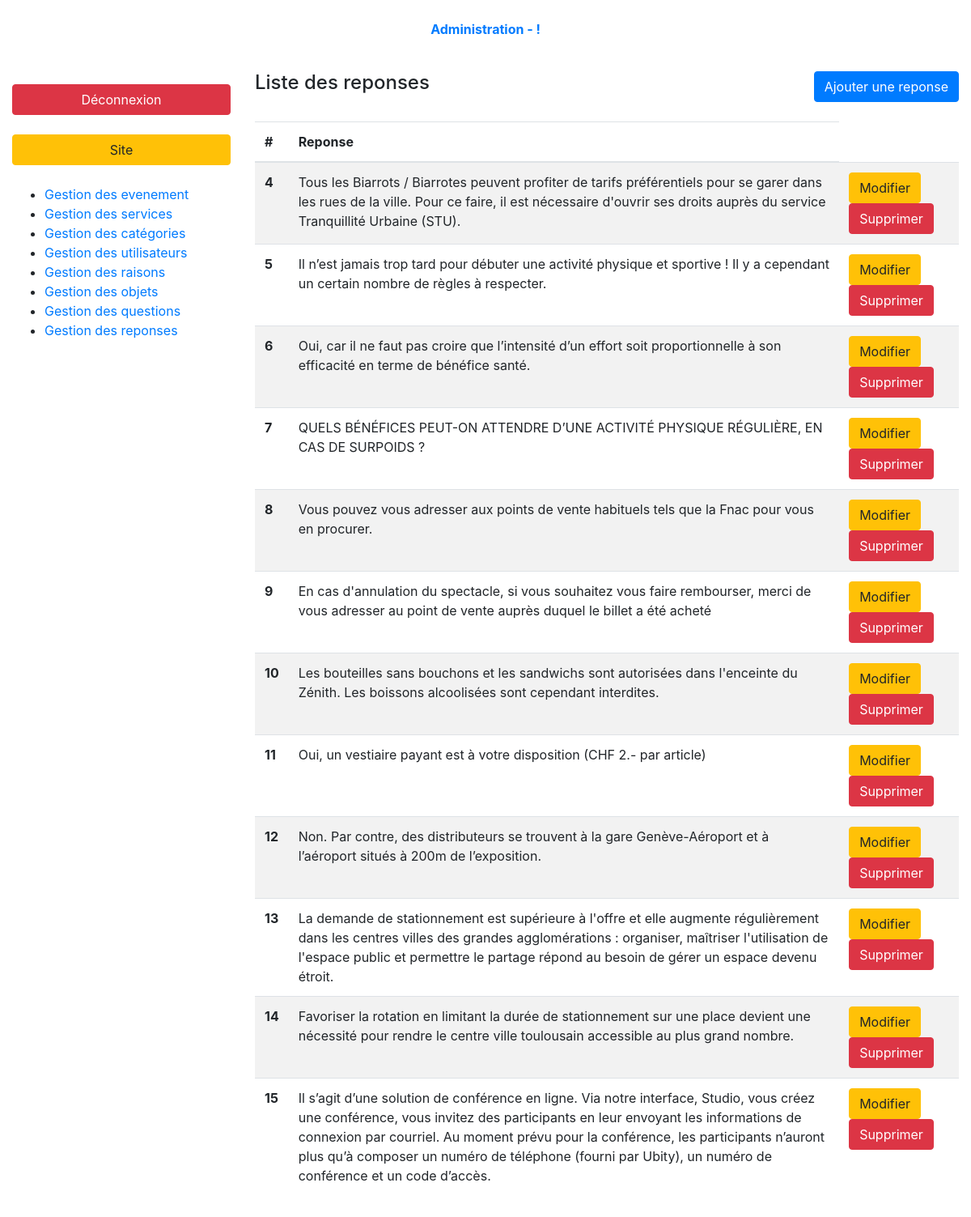
The page /index.php?page=admin-responses-list (signed in) on the database its author committed.
### tables this page shows
CREATE TABLE `faq_answers` (
  `id` int(10) UNSIGNED NOT NULL,
  `answer` text NOT NULL,
  `question_id` int(10) UNSIGNED NOT NULL
);

### controller/backend/responses.php (called while the page is built, shortened)
<?php
require_once ('././model/responses.php');
function responsesList(){
    $responses = getResponses(FALSE);
    require_once './views/backend/responsesList.php';
}

### model/responses.php (called while the page is built, shortened)
<?php
function getResponses($responseId = FALSE)
{
    $db = dbConnect();
    $queryString = 'SELECT *';
    $queryString .= ' FROM faq_answers';
    $query = $db->prepare($queryString);
    if (!$responseId){
        $query->execute();
        return $query->fetchAll();
    }
    else{
        $query->execute(['id' => $responseId]);
        return $query->fetch(PDO::FETCH_ASSOC);
    }
}

### views/backend/responsesList.php (the view, shortened to what this page needs)
<div class="container-fluid">
    <?php require '././partials/backend/header.php'; ?>
    <div class="row my-3 index-content">
        <?php require '././partials/backend/nav.php'; ?>
        <section class="col-9">
            <header class="pb-4 d-flex justify-content-between">
                <h4>Liste des reponses</h4>
                <a class="btn btn-primary" href="index.php?page=admin-responses-form">Ajouter une reponse</a>
            </header>
            <table class="table table-striped">
                <thead>
                <tr>
                    <th>#</th>
                    <th>Reponse</th>
                </tr>
                </thead>
                <tbody>
                <?php foreach($responses as $response): ?>
                    <tr>
                        <th><?= $response['id'];?></th>
                        <td><?= $response['answer'];?></td>
                        <td>
                            <a href="index.php?page=admin-responses-form&response-id=<?= $response['id'];?>&action=edit" class="btn btn-warning">Modifier</a>
                            <a onclick="return confirm('Are you sure?')" href="index.php?page=admin-responses-list&response-id=<?= $response['id'];?>&action=delete" class="btn btn-danger">Supprimer</a>
                        </td>
                    </tr>
                <?php endforeach; ?>
                </tbody>
            </table>
        </section>
    </div>
</div>
<?php require 'layout.php'; ?>

### rows shown on the page
faq_answers: id "4", answer "Tous les Biarrots / Biarrotes peuvent profiter de tarifs préférentiels pour se garer dans les rues de la ville. Pour ce faire, il est nécessaire d'ouvrir ses droits auprès du service Tranquillité Urbaine (STU)."
faq_answers: id "5", answer "Il n’est jamais trop tard pour débuter une activité physique et sportive ! Il y a cependant un certain nombre de règles à respecter."
faq_answers: id "6", answer "Oui, car il ne faut pas croire que l’intensité d’un effort soit proportionnelle à son efficacité en terme de bénéfice santé."
faq_answers: id "7", answer "QUELS BÉNÉFICES PEUT-ON ATTENDRE D’UNE ACTIVITÉ PHYSIQUE RÉGULIÈRE, EN CAS DE SURPOIDS ?"
faq_answers: id "8", answer "Vous pouvez vous adresser aux points de vente habituels tels que la Fnac pour vous en procurer."
faq_answers: id "9", answer "En cas d'annulation du spectacle, si vous souhaitez vous faire rembourser, merci de vous adresser au point de vente auprès duquel le billet a été acheté"
faq_answers: id "10", answer "Les bouteilles sans bouchons et les sandwichs sont autorisées dans l'enceinte du Zénith. Les boissons alcoolisées sont cependant interdites."
faq_answers: id "11", answer "Oui, un vestiaire payant est à votre disposition (CHF 2.- par article)"
faq_answers: id "12", answer "Non. Par contre, des distributeurs se trouvent à la gare Genève-Aéroport et à l’aéroport situés à 200m de l’exposition."
faq_answers: id "13", answer "La demande de stationnement est supérieure à l'offre et elle augmente régulièrement dans les centres villes des grandes agglomérations : organiser, maîtriser l'utilisation de l'espace public et permettre le partage répond au besoin de gérer un espace devenu étroit."
faq_answers: id "14", answer "Favoriser la rotation en limitant la durée de stationnement sur une place devient une nécessité pour rendre le centre ville toulousain accessible au plus grand nombre."
faq_answers: id "15", answer "Il s’agit d’une solution de conférence en ligne. Via notre interface, Studio, vous créez une conférence, vous invitez des participants en leur envoyant les informations de connexion par courriel. Au moment prévu pour la conférence, les participants n’auront plus qu’à composer un numéro de téléphone (fourni par Ubity), un numéro de conférence et un code d’accès."
